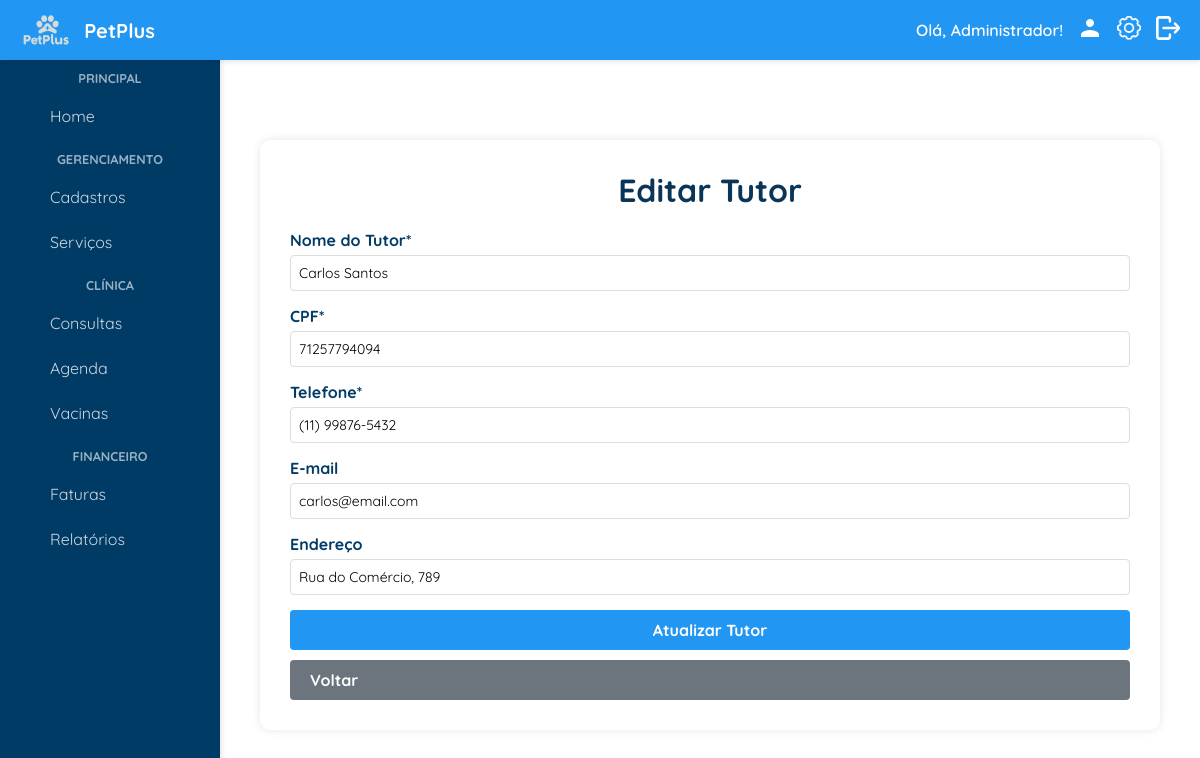
Screenshot of /cadastrar_pet/editar_tutor.php?id=3 (signed in) with the database file from the repository.
### tables this page shows
CREATE TABLE IF NOT EXISTS Tutor (
    id_tutor INT AUTO_INCREMENT PRIMARY KEY,
    nome VARCHAR(100) NOT NULL,
    cpf VARCHAR(14) UNIQUE,
    email VARCHAR(100),
    telefone VARCHAR(15),
    endereco VARCHAR(200),
    data_cadastro TIMESTAMP DEFAULT CURRENT_TIMESTAMP
);

### cadastrar_pet/editar_tutor.php (the view, shortened to what this page needs)
<?php
require_once('../includes/header.php');
require_once('../includes/sidebar.php');
$conn = conecta_db();
$id_tutor = (int)$_GET['id'];
$sql = "SELECT * FROM Tutor WHERE id_tutor = ?";
$stmt = $conn->prepare($sql);
$stmt->bind_param("i", $id_tutor);
$stmt->execute();
$result = $stmt->get_result();
$tutor = $result->fetch_assoc();
?>
<!DOCTYPE html>
<html lang="pt-br">
<head>
</head>
<body>
    <div class="container">
        <div class="card">
            <h1>Editar Tutor</h1>
            <form action="editar_tutor.php?id=<?php echo $id_tutor; ?>" method="POST">
                <div class="form-group">
                    <label for="nome_tutor">Nome do Tutor*</label>
                    <input type="text" id="nome_tutor" name="nome" value="<?php echo htmlspecialchars($tutor['nome']); ?>" required />
                </div>
                <div class="form-group">
                    <label for="cpf_tutor">CPF*</label>
                    <input type="text" id="cpf_tutor" name="cpf" value="<?php echo htmlspecialchars($tutor['cpf']); ?>" required />
                </div>
                <div class="form-group">
                    <label for="telefone_tutor">Telefone*</label>
                    <input type="text" id="telefone_tutor" name="telefone" value="<?php echo htmlspecialchars($tutor['telefone']); ?>" required />
                </div>
                <div class="form-group">
                    <label for="email_tutor">E-mail</label>
                    <input type="email" id="email_tutor" name="email" value="<?php echo htmlspecialchars($tutor['email'] ?? ''); ?>" />
                </div>
                <div class="form-group">
                    <label for="endereco_tutor">Endereço</label>
                    <input type="text" id="endereco_tutor" name="endereco" value="<?php echo htmlspecialchars($tutor['endereco'] ?? ''); ?>" />
                </div>
                <button type="submit" class="btn-primary">Atualizar Tutor</button>
                <a href="cadastrar_pets.php" class="btn-secondary">Voltar</a>
            </form>
        </div>
    </div>
</body>
</html>

### includes/temas.css (style rules this page uses)
.tema-claro { --cor-fundo: #f6f9fc; --cor-texto: #333; --cor-primaria: #2196f3; --cor-secundaria: #0b3556; --cor-borda: #ddd; --cor-fundo-card: #fff; --cor-fundo-header: #2196f3; --cor-texto-header: #fff; }
body { background-color: var(--cor-fundo); color: var(--cor-texto); }
.container, .conteudo { background-color: var(--cor-fundo-card) !important; border-color: var(--cor-borda) !important; }
button, .btn-primary, .botao { background-color: var(--cor-primaria) !important; color: #fff !important; }

### includes/global.css (style rules this page uses)
* { margin: 0; padding: 0; box-sizing: border-box; font-family: "Quicksand", sans-serif; }
body { background-color: #f6f9fc; padding-top: 60px; }
.container { margin-left: 220px; padding: 20px; transition: margin-left 0.3s; }
.card { background-color: #ffffff; padding: 30px; border-radius: 10px; box-shadow: 0 2px 8px rgba(0, 0, 0, 0.1); max-width: 900px; margin: 0 auto 30px; }
h1, h2, h3 { color: #003b66; text-align: center; margin-bottom: 20px; }
.form-group { margin-bottom: 20px; }
label { display: block; margin-bottom: 6px; font-weight: bold; color: #003b66; }
input, select, textarea { width: 100%; padding: 10px; border-radius: 6px; border: 1px solid #ccc; font-size: 14px; box-sizing: border-box; }
.btn-primary { background-color: #003b66; color: white; padding: 12px; border: none; font-size: 16px; border-radius: 6px; cursor: pointer; width: 100%; font-weight: bold; }
.btn-secondary { background-color: #6c757d; color: white; padding: 12px; border: none; font-size: 16px; border-radius: 6px; cursor: pointer; width: 100%; font-weight: bold; margin-top: 10px; }

### cadastrar_pet/editar_tutor.php (style rules this page uses)
.container { margin-left: 220px; padding: 80px 30px 30px; }
.card { background-color: white; border-radius: 10px; box-shadow: 0 0 10px rgba(0,0,0,0.1); padding: 30px; margin-bottom: 20px; }
h1, h2 { color: #0b3556; margin-bottom: 20px; }
.form-group { margin-bottom: 15px; }
.form-group label { display: block; margin-bottom: 5px; font-weight: bold; }
.form-group input, .form-group select, .form-group textarea { width: 100%; padding: 8px; border: 1px solid #ddd; border-radius: 4px; }
.btn-primary { background-color: #0b3556; color: white; border: none; padding: 10px 20px; border-radius: 4px; cursor: pointer; font-weight: bold; }
.btn-secondary { background-color: #6c757d; color: white; border: none; padding: 10px 20px; border-radius: 4px; margin-top: 10px; text-decoration: none; display: inline-block; }

### rows the page displays
tutor: nome "Carlos Santos", cpf "71257794094", telefone "(11) 99876-5432", email "carlos@email.com", endereco "Rua do Comércio, 789"

### other values shown
$nomeUsuario "Administrador"
